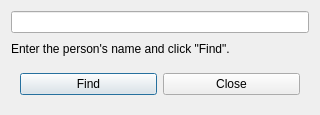
<?xml version="1.0" encoding="UTF-8"?>
<ui version="4.0">
 <class>DialogFind</class>
 <widget class="QDialog" name="DialogFind">
  <property name="geometry">
   <rect>
    <x>0</x>
    <y>0</y>
    <width>320</width>
    <height>115</height>
   </rect>
  </property>
  <property name="windowTitle">
   <string>Find Person</string>
  </property>
  <layout class="QVBoxLayout" name="verticalLayout">
   <item>
    <widget class="QLineEdit" name="lineEditText"/>
   </item>
   <item>
    <widget class="QLabel" name="labelStatus">
     <property name="text">
      <string>Enter the person's name and click &quot;Find&quot;.</string>
     </property>
    </widget>
   </item>
   <item>
    <widget class="QFrame" name="frame">
     <property name="frameShape">
      <enum>QFrame::NoFrame</enum>
     </property>
     <property name="frameShadow">
      <enum>QFrame::Raised</enum>
     </property>
     <layout class="QHBoxLayout" name="horizontalLayout">
      <property name="sizeConstraint">
       <enum>QLayout::SetDefaultConstraint</enum>
      </property>
      <item>
       <widget class="QPushButton" name="pushButtonFind">
        <property name="text">
         <string>Find</string>
        </property>
       </widget>
      </item>
      <item>
       <widget class="QPushButton" name="pushButtonClose">
        <property name="text">
         <string>Close</string>
        </property>
       </widget>
      </item>
     </layout>
    </widget>
   </item>
  </layout>
 </widget>
 <resources/>
 <connections/>
</ui>
